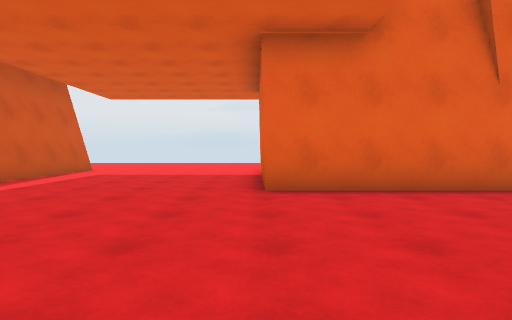
[1] (above)

22 first-person views from a walk through a Unity game level. The camera is 1.3 m above the floor, tilts 2° down and sees 80° across. The floor is counted in squares, 2 m on a side. Each view is taken from the middle of a square. On the plan, view 1 faces up. The plan holds only what a view shows up to about 10 squares ahead; the rest is blank. The place goes on beyond the plan.

[2]
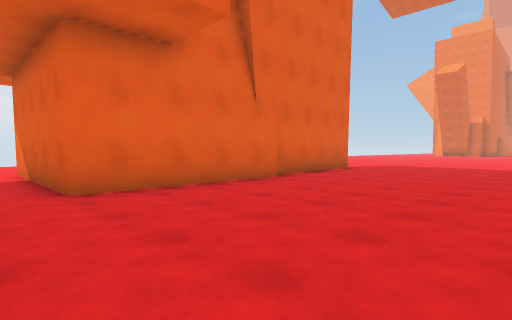

[3]
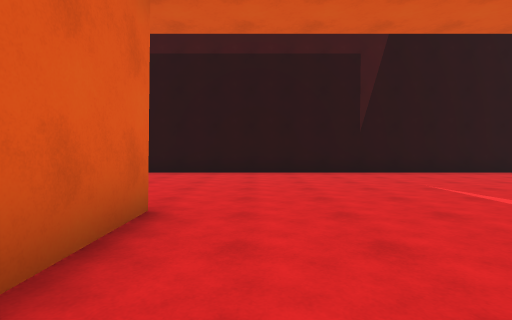

[4]
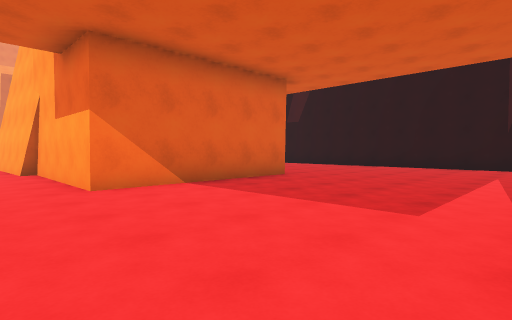

[5]
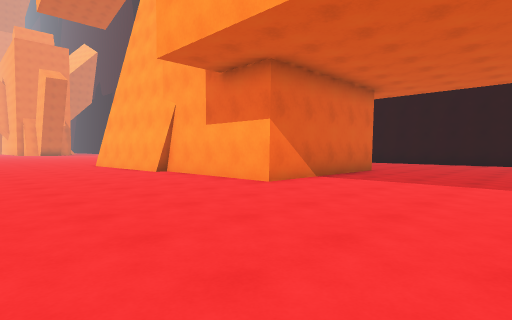

[6]
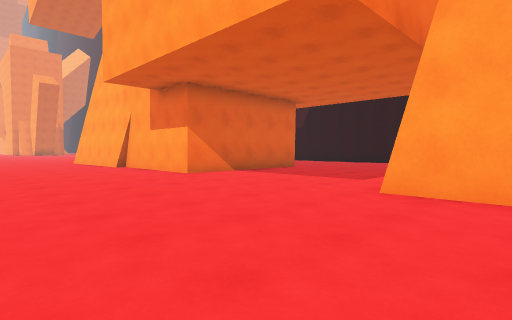

[7]
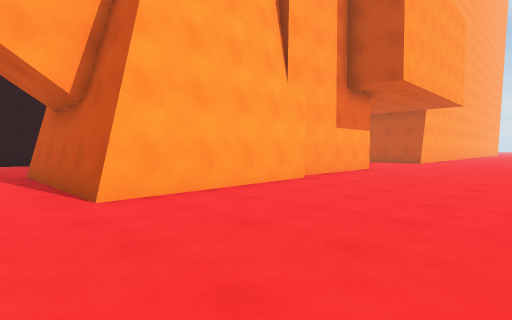

[8]
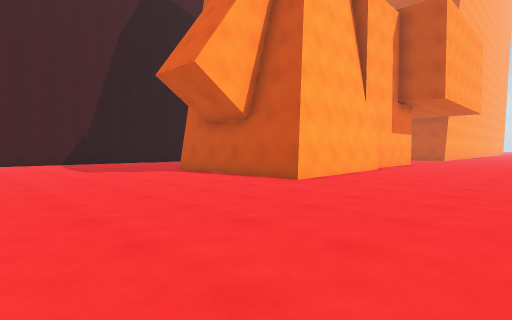

[9]
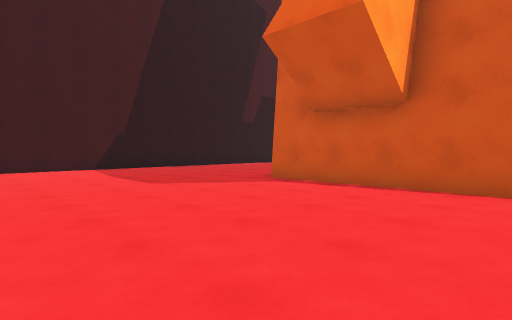

[10]
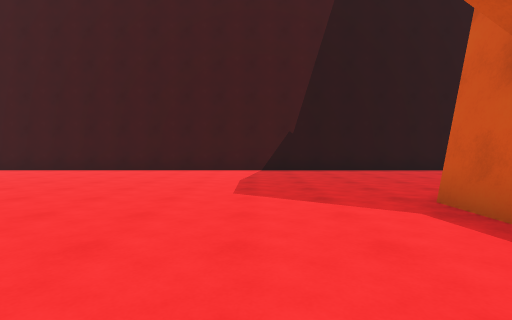

[11]
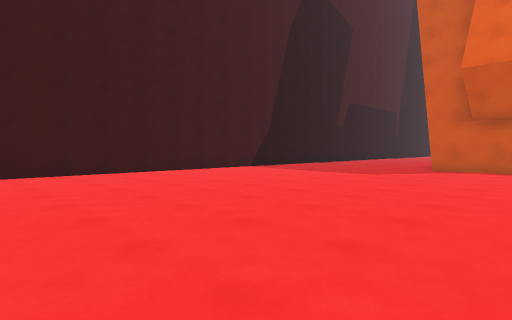

[12]
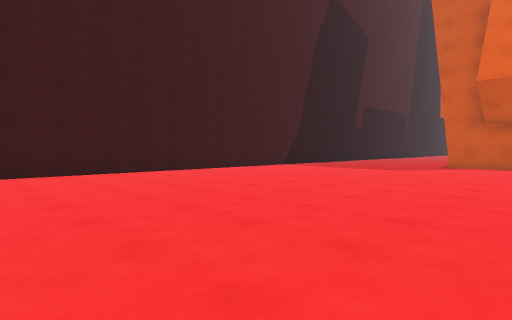

[13]
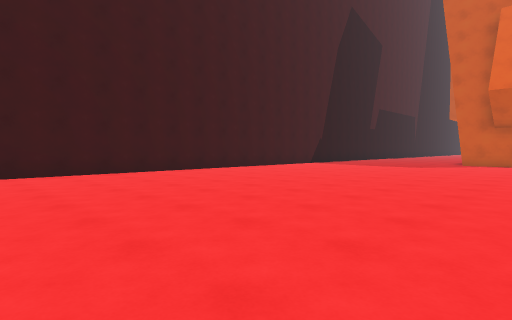

[14]
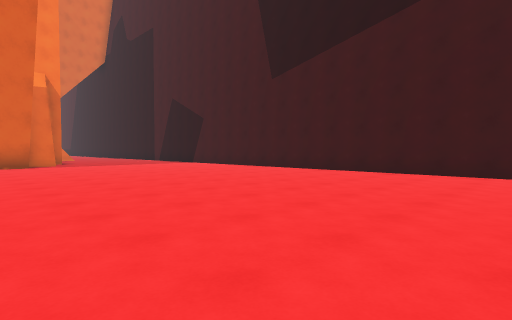

[15]
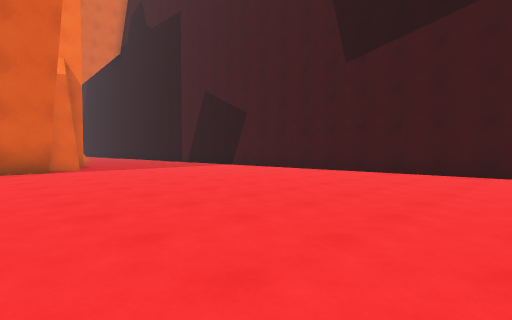

[16]
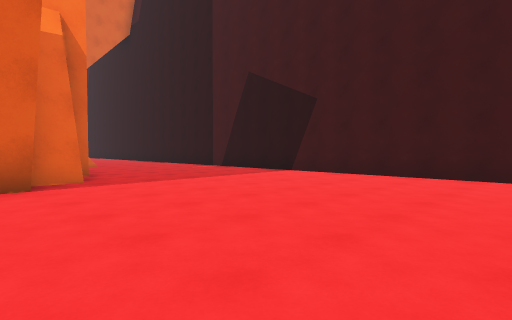

[17]
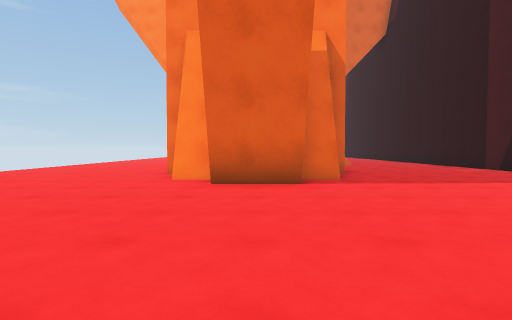

[18]
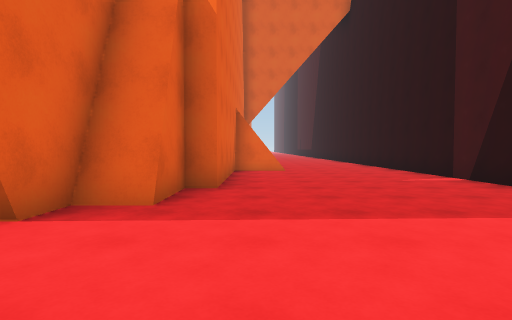

[19]
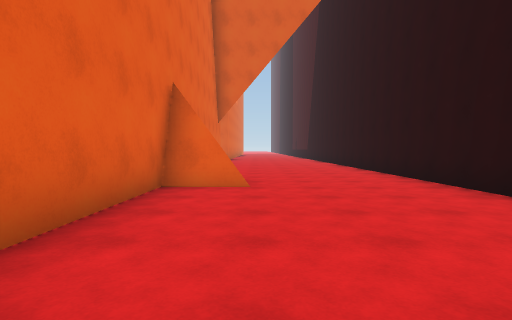

[20]
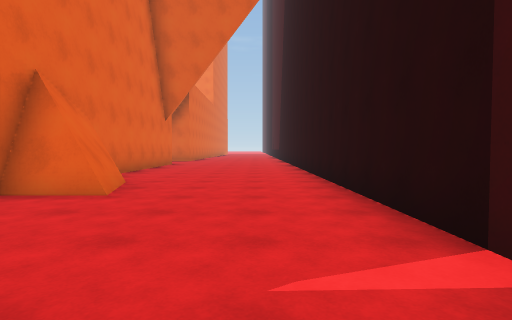

[21]
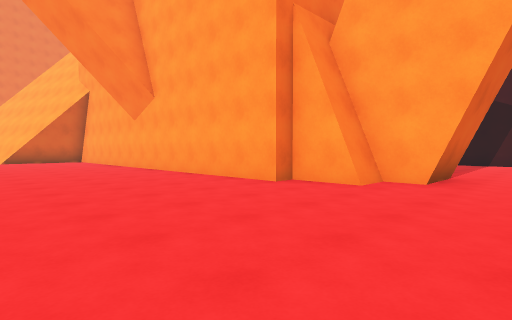

[22]
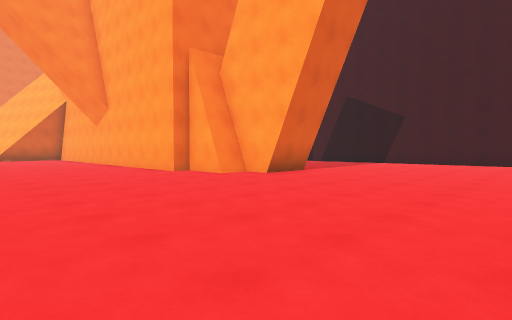

### Floor plan
Points are (right, up) in squares from view 1. A wall is a line through its corners. A room is listed if a view was taken in it or the views show most of it. See-through windows are left out.
Room 1 (views 1, 2, 3, 4, 5, 6, 7, 8, 9, 10, 11, 12, 13, 14, 15, 16, 17, 18, 19, 20, 21, 22)
walls: (8.2, 5.1) (4.7, 4.9); (8.1, 5.2) (4.6, 5.2); (4.6, 4.6) (0.1, 4.6) (0.1, 9.5) (4.1, 9.5) (4.1, 9.8) (8.7, 10) (8.7, 5.1); (32.7, 7.8) (32.7, 8.8); (32.7, 5.2) (32.7, 6.1); (5, -0.5) (32.8, -0.5); (34.2, -0.5) (44, -0.5); (38.4, 3.5) (38.4, 4.6); (40.3, 3.9) (38.4, 3.4); (40.5, 4.1) (38.6, 3.6) (38.6, 4.6) (34.1, 4.6) (34.1, 5.2) (32.9, 5.2) (32.9, 6.1) (31.5, 6.1) (31.5, 7.8) (32.9, 7.8) (32.9, 8.8) (34.1, 8.8) (34.1, 9.5) (39.5, 9.5); (-6.6, 9.5) (-5.3, 9.5) (-5.3, 6.1); (44, 4.6) (41.2, 4.6); (-7.5, -0.5) (2, -0.5)
low walls: (31.7, 6.5) (31.7, 7.5)

Positions as (right, up) in squares from view 1, and headings:
1: (0, 0), facing up
2: (-1, 0), facing up-right
3: (-1, 8), facing down
4: (-5, 11), facing down-right
5: (-4, 14), facing down-right
6: (-7, 14), facing down-right
7: (10, 14), facing down-left
8: (14, 14), facing down-left
9: (14, 10), facing down-left
10: (11, 9), facing down
11: (19, 8), facing down-left
12: (21, 8), facing down-left
13: (23, 8), facing down-left
14: (19, 8), facing down-right
15: (22, 8), facing down-right
16: (26, 7), facing down-right
17: (26, 7), facing right
18: (29, 4), facing right
19: (33, 3), facing right
20: (34, 1), facing right
21: (30, 14), facing down-right
22: (26, 14), facing down-right
